Frame 1 (no input): blank canvas, image omitted
Frame 60 (no input): blank canvas, image omitted
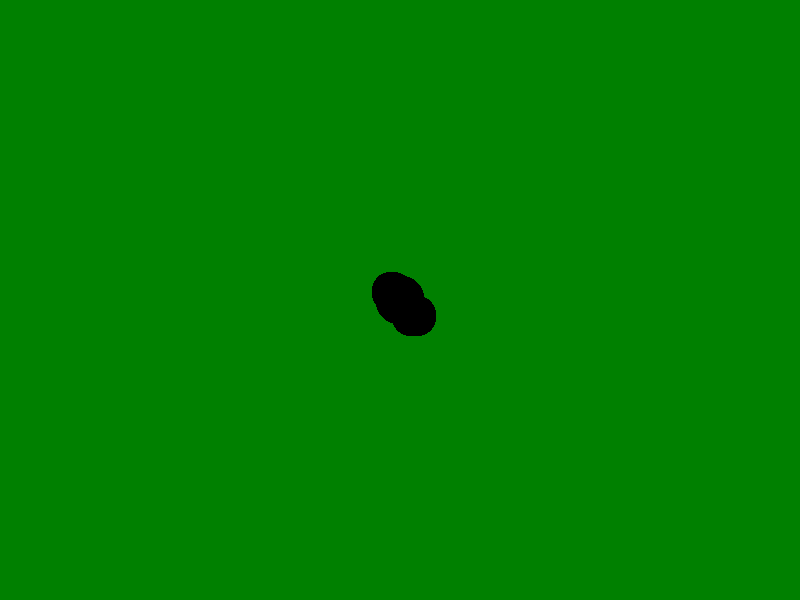
Frame 120 (the mouse pressed at the canvas centre since frame 60)

The p5.js sketch whose frames 1 and 60 were blank and that drew this single picture after the mouse press (run headless with seeded random() and noise() and a simulated clock; from frame 60 on, the mouse is pressed at the canvas centre):

// p5.js sketch
// ── sketch.js
function setup() {
  
  createCanvas(displayWidth, displayHeight);
  background("green");
  strokeWeight(10);
  stroke(0);
}

let brushSize = 40;
let f = 0.5;
let spring = 0.4;
let friction = 0.45;
let v = 0.5;
let r = 0;
let vx = 0;
let vy = 0;
let splitNum = 100;
let diff = 8;


function draw() {
  if(mouseIsPressed) {
    if(!f) {
      f = true;
      x = mouseX;
      y = mouseY;
    }
    vx += ( mouseX - x ) * spring;
    vy += ( mouseY - y ) * spring;
    vx *= friction;
    vy *= friction;
    
    v += sqrt( vx*vx + vy*vy ) - v;
    v *= 0.6;
    
    oldR = r;
    r = brushSize - v;
    
    for( let i = 0; i < splitNum; ++i ) {
      oldX = x;
      oldY = y;
      x += vx / splitNum;
      y += vy / splitNum;
      oldR += ( r - oldR ) / splitNum;
      if(oldR < 1) { oldR = 1; }
      strokeWeight( oldR+diff );  // AMEND: oldR -> oldR+diff
      line( x, y, oldX, oldY );
      strokeWeight( oldR );  // ADD
      line( x+diff*1.5, y+diff*2, oldX+diff*2, oldY+diff*2 );  // ADD
      line( x-diff, y-diff, oldX-diff, oldY-diff );  // ADD
    }
    
  } else if(f) {
    vx = vy = 0;
    f = false;
  }
}



function touchEnded(event) {
  if(DeviceOrientationEvent && DeviceOrientationEvent.requestPermission){
    DeviceOrientationEvent.requestPermission()
  }
}


document.ontouchmove = function(event) {
  event.preventDefault();
};



// ── style.css
html, body {
  overflow-x: hidden;
} 

body { 
  position: relative;}
  
canvas {
  display: block;


}
